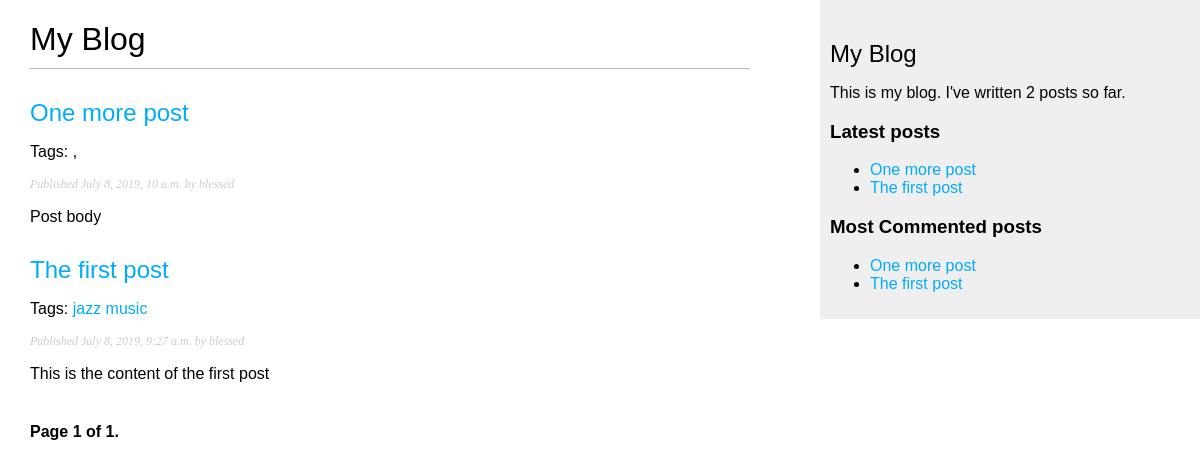
Page /blog/ on the earlier database version.
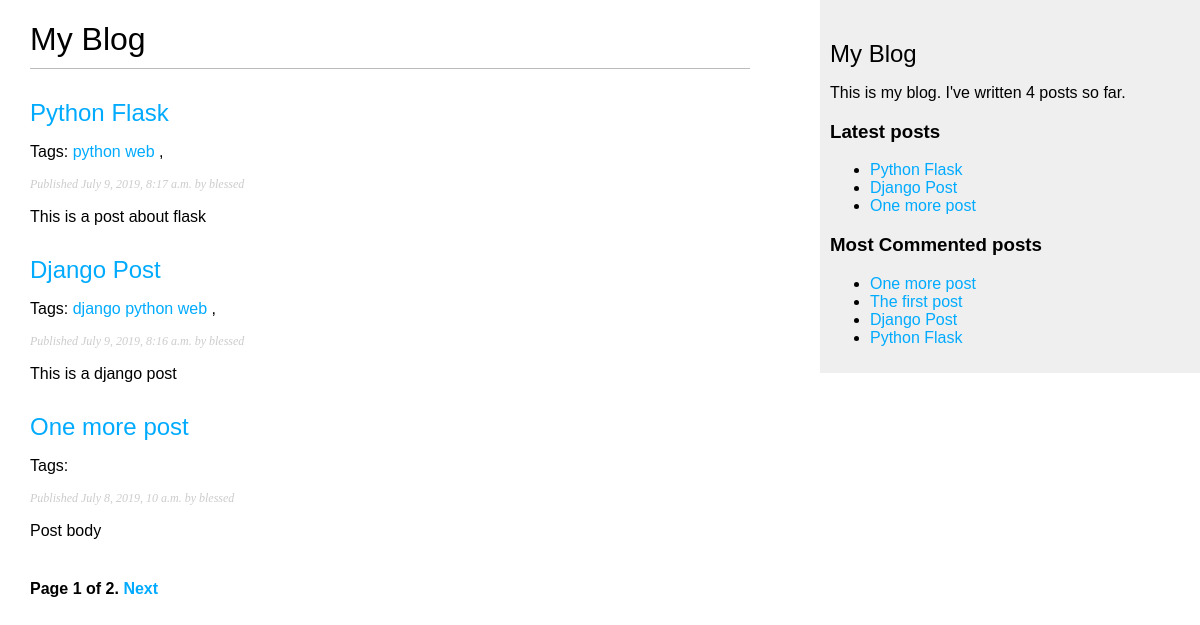
Same page on the later database version.
### blog/models.py (models this page shows, shortened)
class Post(models.Model):
    STATUS_CHOICES = (
        ('draft', 'Draft'),
        ('published', 'Published'),
    )
    title = models.CharField(max_length=250)
    slug = models.SlugField(max_length=250, unique_for_date='publish')
    author = models.ForeignKey(User,
                              on_delete=models.CASCADE,
                              related_name='blog_posts')
    body = models.TextField()
    publish = models.DateTimeField(default=timezone.now)
    created = models.DateTimeField(auto_now_add=True)
    updated = models.DateTimeField(auto_now=True)
    status = models.CharField(max_length=10,
                              choices=STATUS_CHOICES,
                              default='draft')
    tags = TaggableManager()
    objects = models.Manager()  # the default manager
    published = PublishedManager() # our custom manager
    class Meta:
        ordering = ('-publish',)
    def get_absolute_url(self):
        return reverse('blog:post_detail',
                        args=[self.publish.year,
                                self.publish.month,
                                self.publish.day,
                                self.slug])

### blog/views.py (the view)
# urls.py: path('', views.post_list, name='post_list'),
def post_list(request, tag_slug=None):
    object_list = Post.published.all()
    tag = None
    if tag_slug:
        tag = get_object_or_404(Tag, slug=tag_slug)
        object_list = object_list.filter(tags__in=[tag])
    paginator = Paginator(object_list, 3)  # 3 posts per page
    page = request.GET.get('page')
    try:
        posts = paginator.page(page)
    except PageNotAnInteger:
        posts = paginator.page(1)
    except EmptyPage:
        posts = paginator.page(paginator.num_pages)
    return render(request,
                'blog/post/list.html',
                {'posts':posts,
                 'page': page,
                 'tag': tag})

### blog/models.py (called while the page is built)
    def get_queryset(self):
        return super(PublishedManager,
            self).get_queryset().filter(status='published')

### blog/templatetags/blog_tags.py (called while the page is built)
@register.simple_tag
def total_posts():
    return Post.published.count()

@register.inclusion_tag('blog/post/latest_posts.html')
def show_latest_posts(count=5):
    latest_posts = Post.published.order_by('-publish')[:count]
    return {'latest_posts': latest_posts}

@register.simple_tag
def get_most_commented_posts(count=5):
    return Post.published.annotate(
                total_comments=Count('comments')
            ).order_by('-total_comments')[:count]

@register.filter(name='markdown')
def markdown_format(text):
    return mark_safe(markdown.markdown(text))

### blog/templates/blog/post/list.html (shortened to what this page needs)
{% extends 'blog/base.html' %}
{% load blog_tags %}
{% block content %}
    <h1>My Blog</h1>
    {% for post in posts %}
        <h2>
            <a href="{{ post.get_absolute_url }}">
                {{post.title}}
            </a>
        </h2>
        <p class="tags">
            Tags:
            {% for tag in post.tags.all %}
                <a href="{% url 'blog:post_list_by_tag' tag.slug %}">
                    {{ tag.name }}
                </a>
            {% endfor %}
            {% if not forloop.last %}, {% endif %}
        </p>
        <p class="date">
            Published {{ post.publish }} by {{ post.author }}
        </p>
        {{ post.body|markdown|truncatewords_html:30 }}
    {% endfor %}
    {% include 'pagination.html' with page=posts %}
{% endblock %}

### blog/templates/blog/base.html (shortened to what this page needs)
{% load blog_tags %}
{% load static %}
<!DOCTYPE html>
<html lang="en">
<head>
    <link rel="stylesheet" href="{% static 'css/blog.css' %}">
</head>
<body>
    <div id="content">
        {% block content %}{% endblock %}
    </div>
    <div id="sidebar">
        <h2>My Blog</h2>
        <p>This is my blog. I've written {% total_posts %}
             posts so far.</p>
        <h3>Latest posts</h3>
        {% show_latest_posts 3 %}
        <h3>Most Commented posts</h3>
        {% get_most_commented_posts as most_commented_posts %}
        <ul>
            {% for post in most_commented_posts %}
                <li>
                    <a href="{{ post.get_absolute_url }}">{{ post.title }}</a>
                </li>
            {% endfor %}
        </ul>
    </div>
</body>
</html>

### blog/templates/pagination.html (shortened to what this page needs)
<div class="pagination">
    <span class="current">
        Page {{ page.number }} of {{ page.paginator.num_pages }}.
    </span>
    <span class="step-links">
        {% if page.has_next %}
            <a href="?page={{ page.next_page_number }}">Next</a>
        {% endif %}
    </span>
</div>

### blog/templates/blog/post/latest_posts.html
<ul>
    {% for post in latest_posts %}
        <li>
            <a href="{{ post.get_absolute_url }}">{{ post.title }}</a>
        </li>
    {% endfor %}
</ul>

### blog/static/css/blog.css (style rules this page uses)
body { margin:0; padding:0; font-family:helvetica, sans-serif; }
a { color:#00abff; text-decoration:none; }
h1 { font-weight:normal; border-bottom:1px solid #bbb; padding:0 0 10px 0; }
h2 { font-weight:normal; margin:30px 0 0; }
#content { float:left; width:60%; padding:0 0 0 30px; }
#sidebar { float:right; width:30%; padding:10px; background:#efefef; height:100%; }
p.date { color:#ccc; font-family: georgia, serif; font-size: 12px; font-style: italic; }
.pagination { margin:40px 0; font-weight:bold; }

Differences in the rows shown:
no longer on one of the page's lists (row unchanged): Post: title "The first post", publish "July 8, 2019, 9:27 a.m.", author "blessed", body "This is the content of the first post"
added Post: title "Python Flask", publish "July 9, 2019, 8:17 a.m.", author "blessed", body "This is a post about flask"
added Tag: name "python"
added Tag: name "web"
added Post: title "Django Post", publish "July 9, 2019, 8:16 a.m.", author "blessed", body "This is a django post"
now on this page (row unchanged): Tag: name "django", shown under "Django Post"
shown differently, row unchanged: Post "One more post": no longer shows ","
computed for Post "The first post": loses Tag (name "jazz"); loses Tag (name "music")
Other differences:
{{ page.paginator.num_pages }}: "1" → "2"
text no longer shown: "2"
text now shown: "Next 4"
